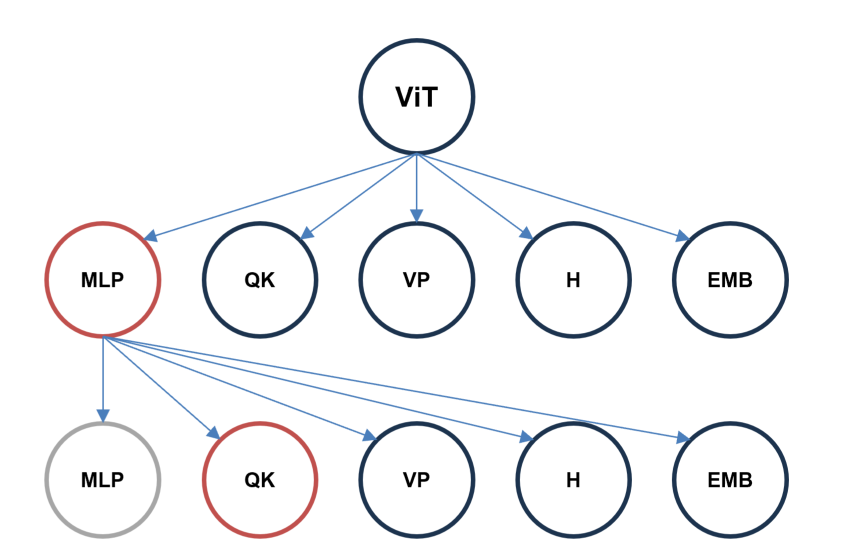
#> input picture images/SearchTree.png, 1697 x 1109 px (shown at 1/2 size)
$ python split_stacked_plot.py ../SearchTree.png
#> lines starting #> are read from the running program, lines starting #| are printed output that depends on the picture
import os
import sys
from PIL import Image

def split_plot(img_path):
#> called with img_path = '../SearchTree.png'
    if not os.path.exists(img_path):
        print(f"Error: {img_path} does not exist.")
        return

    # Load image
    img = Image.open(img_path)
#> img is the input picture: PIL image 1697x1109 RGBA; mean R, G, B, A 245, 245.3, 246.6, 255
    width, height = img.size
#> width = 1697; height = 1109

    if width != 1400 or height != 900:
        print(f"Warning: Expected image dimensions 1400x900, but got {width}x{height}. Crops might not align correctly.")
#| Warning: Expected image dimensions 1400x900, but got 1697x1109. Crops might not align correctly.

    # Calculate crop coordinates for 300px height subplots
    crop_top = img.crop((0, 39, width, 339))
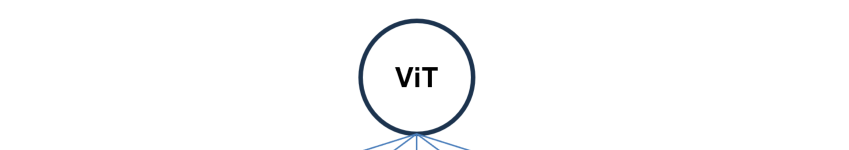
#> crop_top: PIL image 1697x300 RGBA (shown at 1/2 size); mean R, G, B, A 251.1, 251.5, 252, 255
    crop_middle = img.crop((0, 320, width, 620))
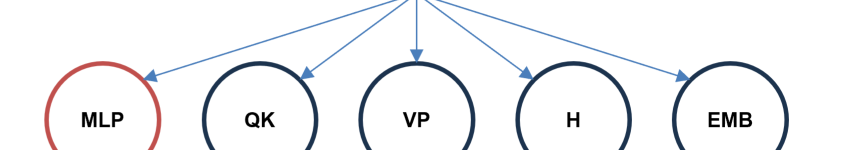
#> crop_middle: PIL image 1697x300 RGBA (shown at 1/2 size); mean R, G, B, A 242, 242.5, 244.2, 255
    crop_bottom = img.crop((0, 600, width, height))
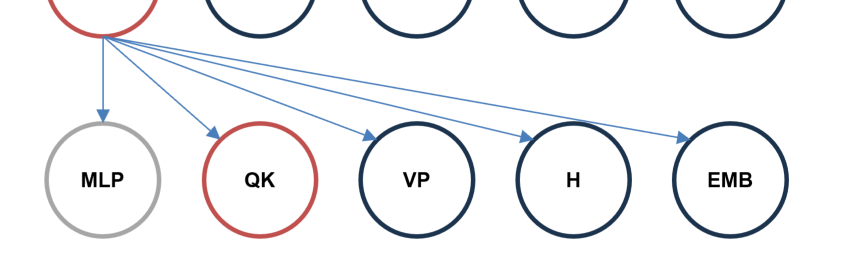
#> crop_bottom: PIL image 1697x509 RGBA (shown at 1/2 size); mean R, G, B, A 242.5, 242.8, 244.4, 255

    base, ext = os.path.splitext(img_path)

    # Save cropped subplots
    save_kwargs = {"format": "PNG", "compress_level": 9}

    top_path = f"{base}_top{ext}"
    mid_path = f"{base}_middle{ext}"
    bot_path = f"{base}_bottom{ext}"

    crop_top.save(top_path, **save_kwargs)
    crop_middle.save(mid_path, **save_kwargs)
    crop_bottom.save(bot_path, **save_kwargs)

    print(f"Successfully split '{os.path.basename(img_path)}' into:")
    print(f"  - {os.path.basename(top_path)}")
    print(f"  - {os.path.basename(mid_path)}")
    print(f"  - {os.path.basename(bot_path)}")

if __name__ == "__main__":
    if len(sys.argv) < 2:
        print("Usage: python split_stacked_plot.py <image_path>")
        sys.exit(1)

    split_plot(sys.argv[1])

$ run again, on images/split_dataset.png
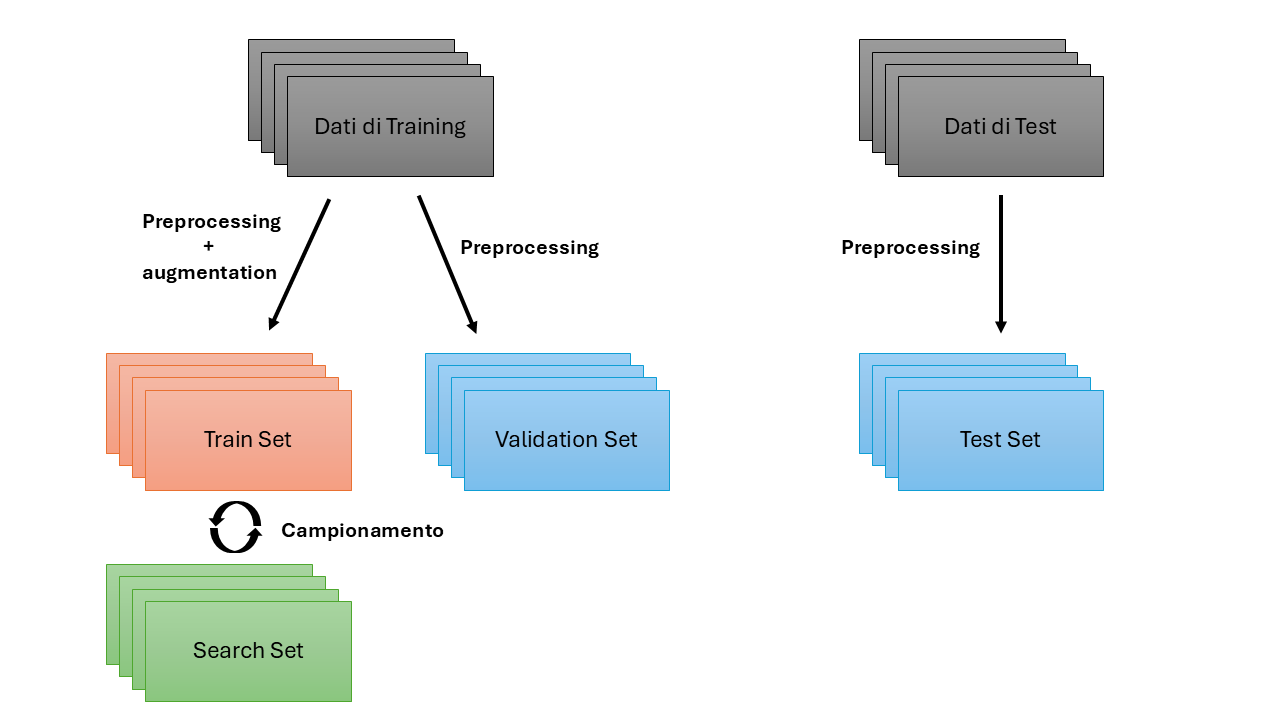
#> input picture images/split_dataset.png, 1280 x 720 px
#> in split_plot, img is the input picture: PIL image 1280x720 RGB; mean R, G, B 232.3, 235.6, 235.5
#| Warning: Expected image dimensions 1400x900, but got 1280x720. Crops might not align correctly.
#> in split_plot, `crop_middle = img.crop((0, 320, width, 620))`:
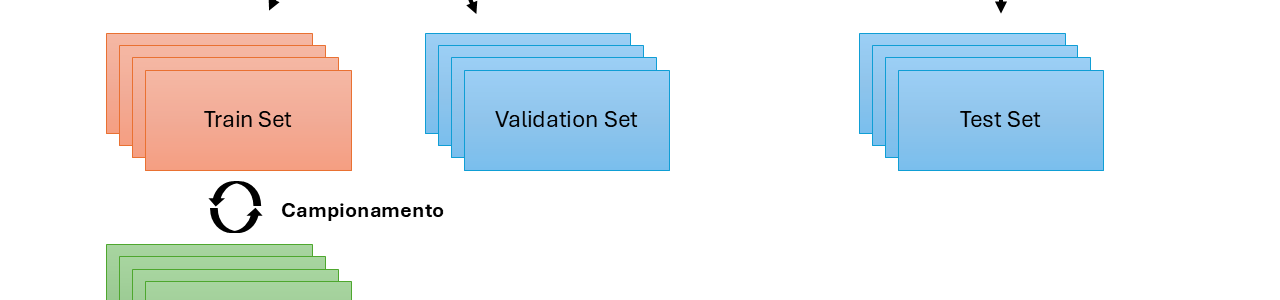
#> crop_middle: PIL image 1280x300 RGB; mean R, G, B 229.4, 234.8, 237.5
#> in split_plot, `crop_bottom = img.crop((0, 600, width, height))`:
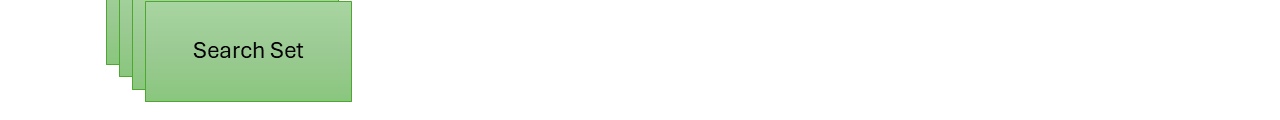
#> crop_bottom: PIL image 1280x120 RGB; mean R, G, B 238.2, 246.1, 236.7
